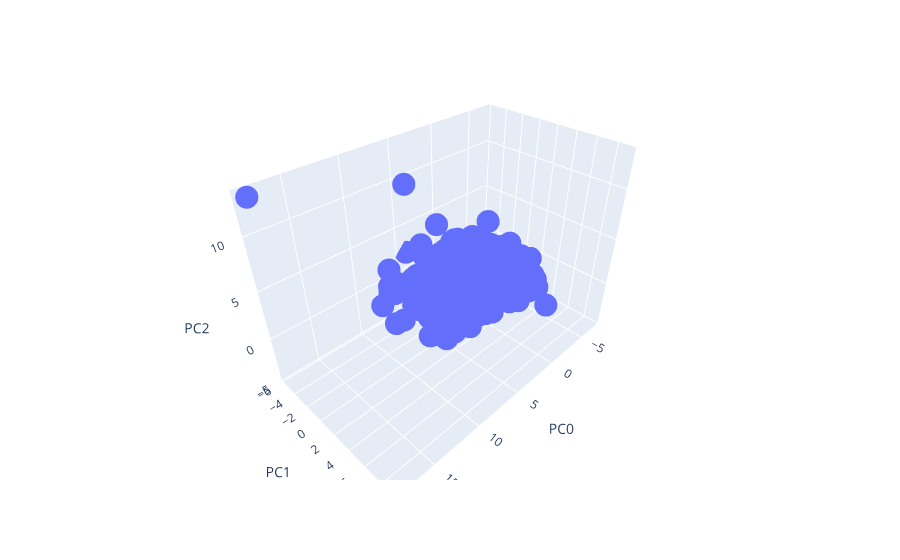

This figure's notebook cell:
### Code cell
import plotly.express as px
fig = px.scatter_3d(pca_df, x="PC0", y="PC1", z="PC2")
fig

### Figure 1 — Plotly figure (JSON) as saved in the notebook; plotly's stock layout.template omitted (floating-point values rounded to 4 significant figures; data arrays with more than 128 entries replaced by an {"elided": "..."} marker saying what was removed)
{"data": [{"hovertemplate": "PC0=%{x}<br>PC1=%{y}<br>PC2=%{z}<extra></extra>", "legendgroup": "", "marker": {"color": "#636efa", "symbol": "circle"}, "mode": "markers", "name": "", "scene": "scene", "showlegend": false, "type": "scatter3d", "x": {"elided": "1460 float values"}, "y": {"elided": "1460 float values"}, "z": {"elided": "1460 float values"}}], "layout": {"legend": {"tracegroupgap": 0}, "margin": {"t": 60}, "scene": {"domain": {"x": [0, 1], "y": [0, 1]}, "xaxis": {"title": {"text": "PC0"}}, "yaxis": {"title": {"text": "PC1"}}, "zaxis": {"title": {"text": "PC2"}}}}}
